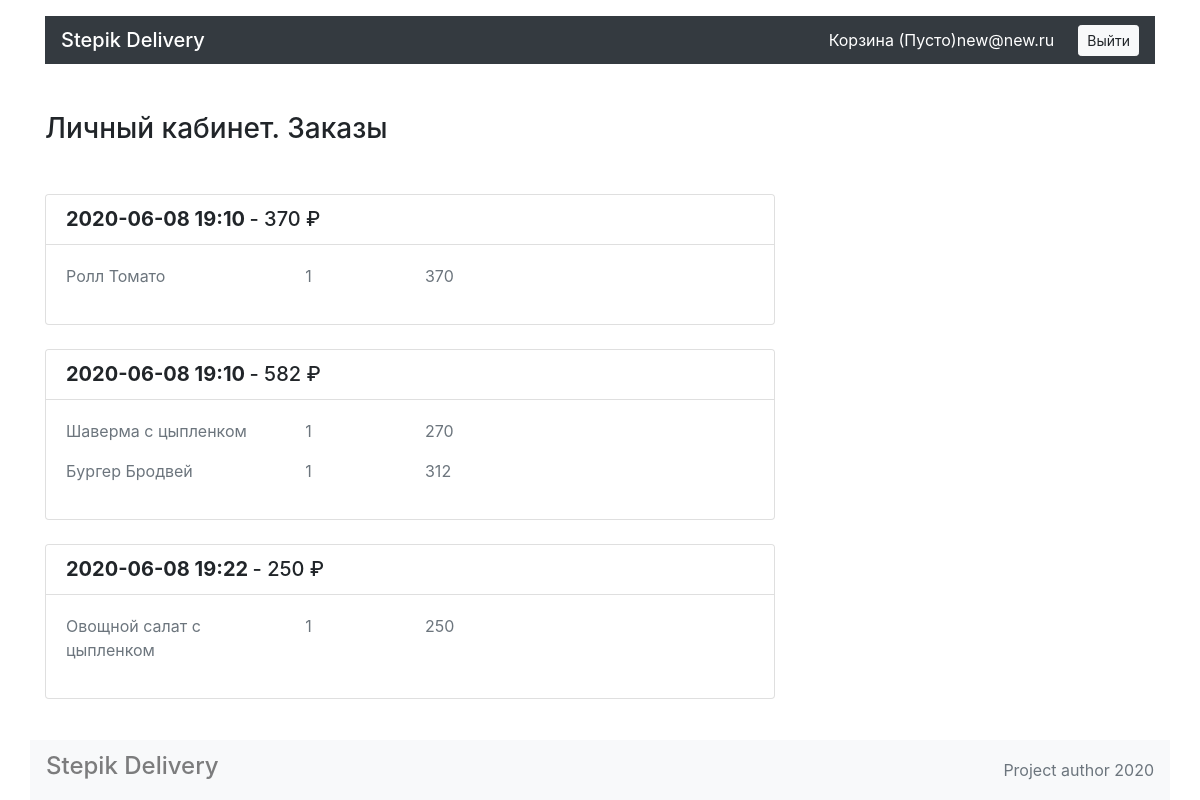
Page /account/ (signed in) on the committed database.
### models.py (models this page shows)
class User(db.Model, UserMixin):
    __tablename__ = 'user'
    id = db.Column(db.Integer, primary_key=True)
    email = db.Column(db.String, unique=True)
    password = db.Column(db.String)
    active = db.Column(db.Boolean)
    roles = db.relationship('Role', secondary=roles_users, backref='user',)
    orders = db.relationship('Order', backref='user')

class Order(db.Model):
    __tablename__ = 'order'
    id = db.Column(db.Integer, primary_key=True)
    date = db.Column(db.String)
    total = db.Column(db.Integer)
    status = db.Column(db.String)
    phone = db.Column(db.String)
    address = db.Column(db.String)
    meals_list = db.relationship('Meal', secondary=meal_order_asso, backref='order')
    user_id = db.Column(db.Integer, db.ForeignKey('user.id', ondelete='CASCADE'))

class Meal(db.Model):
    __tablename__ = 'meal'
    id = db.Column(db.Integer, primary_key=True)
    title = db.Column(db.String)
    price = db.Column(db.Integer)
    desc = db.Column(db.String)
    pic = db.Column(db.String)
    category_id = db.Column(db.Integer, db.ForeignKey('category.id', ondelete='CASCADE'))

### account/account.py (the view)
@account.route('', methods=['GET', 'POST'])
def account_render():
    user = db.session.query(User).get(current_user.id)
    if user.orders:
        order_list = []
        for order in user.orders:
            elem = {'order_id': order.id, 'order_total': order.total, 'order_date': order.date}
            elem['meals_list'] = []
            for meal in order.meals_list:
                elem['meals_list'].append({'id':meal.id, 'title': meal.title, 'price': meal.price})
            order_list.append(elem)
    return render_template('account.html', order_list=order_list)

### app.py (called while the page is built, shortened)
@app.context_processor
def menu_cart():
    return dict(menu_cart='Пусто')

### account/templates/account.html
{% extends 'base.html' %} {% block body %}
  <main class="container">
    <section class="row">
      <div class="col-12 col-lg-8">
        <h1 class="h3 my-5">Личный кабинет. Заказы</h1>
       {% for order in order_list %}
        <div class="mt-4 card">
          <ul class="list-group list-group-flush">
            <li class="list-group-item">
              <div class="row">
                <div class="col-7 col-lg-9">
                  <span class="h5 font-weight-bold">{{ order.order_date }}</span>
                  <span class="h5">- {{order.order_total}} ₽</span>
                </div>
              </div>
            </li>
            <div class="card-body">
              <div class="row">
                {% for meal in order.meals_list %}
                <p class="col-4 text-muted">{{ meal.title }}</p>
                <p class="col-2 text-muted"> 1</p>
                <p class="col-6 text-muted"> {{ meal.price }} </p>
                {% endfor %}
            </div>
          </ul>
        </div>
        {% endfor %}
      </div>
    </section>
  </main>
{% endblock %}

### templates/base.html (shortened to what this page needs)
<!DOCTYPE html>
<html lang="ru">
<head>
  <link rel="stylesheet" href="https://stackpath.bootstrapcdn.com/bootstrap/4.3.1/css/bootstrap.min.css">
  <link rel="stylesheet" href="{{ url_for('static', filename='css/style.css') }}">
</head>
<body>
<header class="container mt-3">
    <nav class="py-1 navbar navbar-dark bg-dark">
      <ul class="navbar-nav mr-auto mt-2 mt-lg-0">
        <p class=" h5 my-2 text-white bg-dark">Stepik Delivery</p>
      </ul>
      <p class="my-2 text-white bg-dark ">Корзина ({{ menu_cart }}) </p>
      {% if current_user.is_authenticated %}
      <p class="my-2 text-white bg-dark "> {{ current_user.email }}  </p>
      <a href="{{ url_for('security.logout') }}" class="btn btn-light btn-sm ml-4">Выйти</a>
      {% else %}
      <a href="{{ url_for('security.login') }}" class="btn btn-warning btn-sm ml-4">Войти</a>
      {% endif %}
    </nav>
  </header>
{% block body %}
{% endblock %}
  <footer class="footer">
    <nav class="container navbar navbar-light bg-light">
      <ul class="navbar-nav mr-auto">
        <p class="h4 nav-link">Stepik Delivery</p>
      </ul>
      <a class="text-muted" href="#">Project author 2020</a>
    </nav>
  </footer>
</body>
</html>

### static/css/style.css (style rules this page uses)
html { position: relative; min-height: 100%; }
body { margin-bottom: 60px; }
.footer { position: absolute; bottom: 0; width: 100%; height: 60px; line-height: 60px; }
.navbar { padding-top: 0; padding-bottom: 0; }

### rows in the picture
User: email "new@new.ru"
Order: order_date "2020-06-08 19:10", order_total "370"
Meal: title "Ролл Томато", price "370"
Order: order_date "2020-06-08 19:10", order_total "582"
Meal: title "Шаверма с цыпленком", price "270"
Meal: title "Бургер Бродвей", price "312"
Order: order_date "2020-06-08 19:22", order_total "250"
Meal: title "Овощной салат с цыпленком", price "250"

### other values in the picture
{{ menu_cart }} "Пусто"
